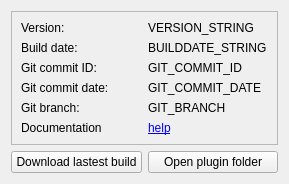
<?xml version="1.0" encoding="UTF-8"?>
<ui version="4.0">
 <class>PluginInfo</class>
 <widget class="QWidget" name="PluginInfo">
  <property name="geometry">
   <rect>
    <x>0</x>
    <y>0</y>
    <width>289</width>
    <height>180</height>
   </rect>
  </property>
  <property name="sizePolicy">
   <sizepolicy hsizetype="Preferred" vsizetype="Preferred">
    <horstretch>0</horstretch>
    <verstretch>0</verstretch>
   </sizepolicy>
  </property>
  <property name="windowTitle">
   <string>Form</string>
  </property>
  <layout class="QGridLayout" name="gridLayout" rowstretch="1,0,0,0">
   <item row="2" column="0">
    <widget class="QPushButton" name="download_latest">
     <property name="text">
      <string>Download lastest build</string>
     </property>
    </widget>
   </item>
   <item row="0" column="0" colspan="2">
    <widget class="QFrame" name="frame">
     <property name="sizePolicy">
      <sizepolicy hsizetype="Preferred" vsizetype="Preferred">
       <horstretch>0</horstretch>
       <verstretch>0</verstretch>
      </sizepolicy>
     </property>
     <property name="frameShape">
      <enum>QFrame::StyledPanel</enum>
     </property>
     <property name="frameShadow">
      <enum>QFrame::Sunken</enum>
     </property>
     <layout class="QGridLayout" name="gridLayout_2">
      <item row="4" column="0">
       <widget class="QLabel" name="branch">
        <property name="sizePolicy">
         <sizepolicy hsizetype="Preferred" vsizetype="Fixed">
          <horstretch>0</horstretch>
          <verstretch>0</verstretch>
         </sizepolicy>
        </property>
        <property name="maximumSize">
         <size>
          <width>200</width>
          <height>16777215</height>
         </size>
        </property>
        <property name="text">
         <string>Git branch:</string>
        </property>
       </widget>
      </item>
      <item row="3" column="0">
       <widget class="QLabel" name="git_date">
        <property name="sizePolicy">
         <sizepolicy hsizetype="Preferred" vsizetype="Fixed">
          <horstretch>0</horstretch>
          <verstretch>0</verstretch>
         </sizepolicy>
        </property>
        <property name="maximumSize">
         <size>
          <width>200</width>
          <height>16777215</height>
         </size>
        </property>
        <property name="text">
         <string>Git commit date:</string>
        </property>
       </widget>
      </item>
      <item row="2" column="0">
       <widget class="QLabel" name="git_commit">
        <property name="sizePolicy">
         <sizepolicy hsizetype="Preferred" vsizetype="Fixed">
          <horstretch>0</horstretch>
          <verstretch>0</verstretch>
         </sizepolicy>
        </property>
        <property name="maximumSize">
         <size>
          <width>200</width>
          <height>16777215</height>
         </size>
        </property>
        <property name="text">
         <string>Git commit ID:</string>
        </property>
       </widget>
      </item>
      <item row="0" column="0">
       <widget class="QLabel" name="version">
        <property name="sizePolicy">
         <sizepolicy hsizetype="Preferred" vsizetype="Fixed">
          <horstretch>0</horstretch>
          <verstretch>0</verstretch>
         </sizepolicy>
        </property>
        <property name="maximumSize">
         <size>
          <width>200</width>
          <height>16777215</height>
         </size>
        </property>
        <property name="text">
         <string>Version:</string>
        </property>
       </widget>
      </item>
      <item row="1" column="0">
       <widget class="QLabel" name="builddate">
        <property name="sizePolicy">
         <sizepolicy hsizetype="Preferred" vsizetype="Fixed">
          <horstretch>0</horstretch>
          <verstretch>0</verstretch>
         </sizepolicy>
        </property>
        <property name="maximumSize">
         <size>
          <width>200</width>
          <height>16777215</height>
         </size>
        </property>
        <property name="text">
         <string>Build date:</string>
        </property>
       </widget>
      </item>
      <item row="5" column="0">
       <widget class="QLabel" name="label_2">
        <property name="sizePolicy">
         <sizepolicy hsizetype="Preferred" vsizetype="Fixed">
          <horstretch>0</horstretch>
          <verstretch>0</verstretch>
         </sizepolicy>
        </property>
        <property name="text">
         <string>Documentation</string>
        </property>
       </widget>
      </item>
      <item row="5" column="1">
       <widget class="QLabel" name="label">
        <property name="text">
         <string>&lt;a href=&quot;https://gitlab.com/OpenRGBDevelopers/OpenRGB-Wiki/-/blob/stable/Plugins/Effects/Effects.md&quot;&gt;help&lt;/a&gt;</string>
        </property>
        <property name="textFormat">
         <enum>Qt::RichText</enum>
        </property>
        <property name="openExternalLinks">
         <bool>true</bool>
        </property>
       </widget>
      </item>
      <item row="4" column="1">
       <widget class="QLabel" name="git_branch">
        <property name="text">
         <string>GIT_BRANCH</string>
        </property>
        <property name="textInteractionFlags">
         <set>Qt::LinksAccessibleByMouse|Qt::TextSelectableByMouse</set>
        </property>
       </widget>
      </item>
      <item row="3" column="1">
       <widget class="QLabel" name="git_commit_date">
        <property name="text">
         <string>GIT_COMMIT_DATE</string>
        </property>
        <property name="textInteractionFlags">
         <set>Qt::LinksAccessibleByMouse|Qt::TextSelectableByMouse</set>
        </property>
       </widget>
      </item>
      <item row="2" column="1">
       <widget class="QLabel" name="git_commit_id">
        <property name="text">
         <string>GIT_COMMIT_ID</string>
        </property>
        <property name="textInteractionFlags">
         <set>Qt::LinksAccessibleByMouse|Qt::TextSelectableByMouse</set>
        </property>
       </widget>
      </item>
      <item row="1" column="1">
       <widget class="QLabel" name="builddate_string">
        <property name="text">
         <string>BUILDDATE_STRING</string>
        </property>
        <property name="textInteractionFlags">
         <set>Qt::LinksAccessibleByMouse|Qt::TextSelectableByMouse</set>
        </property>
       </widget>
      </item>
      <item row="0" column="1">
       <widget class="QLabel" name="version_string">
        <property name="text">
         <string>VERSION_STRING</string>
        </property>
        <property name="textInteractionFlags">
         <set>Qt::LinksAccessibleByMouse|Qt::TextSelectableByMouse</set>
        </property>
       </widget>
      </item>
     </layout>
    </widget>
   </item>
   <item row="2" column="1">
    <widget class="QPushButton" name="open_plugin_folder">
     <property name="sizePolicy">
      <sizepolicy hsizetype="Preferred" vsizetype="Fixed">
       <horstretch>0</horstretch>
       <verstretch>0</verstretch>
      </sizepolicy>
     </property>
     <property name="maximumSize">
      <size>
       <width>16777215</width>
       <height>16777215</height>
      </size>
     </property>
     <property name="text">
      <string>Open plugin folder</string>
     </property>
    </widget>
   </item>
  </layout>
 </widget>
 <resources/>
 <connections/>
</ui>
